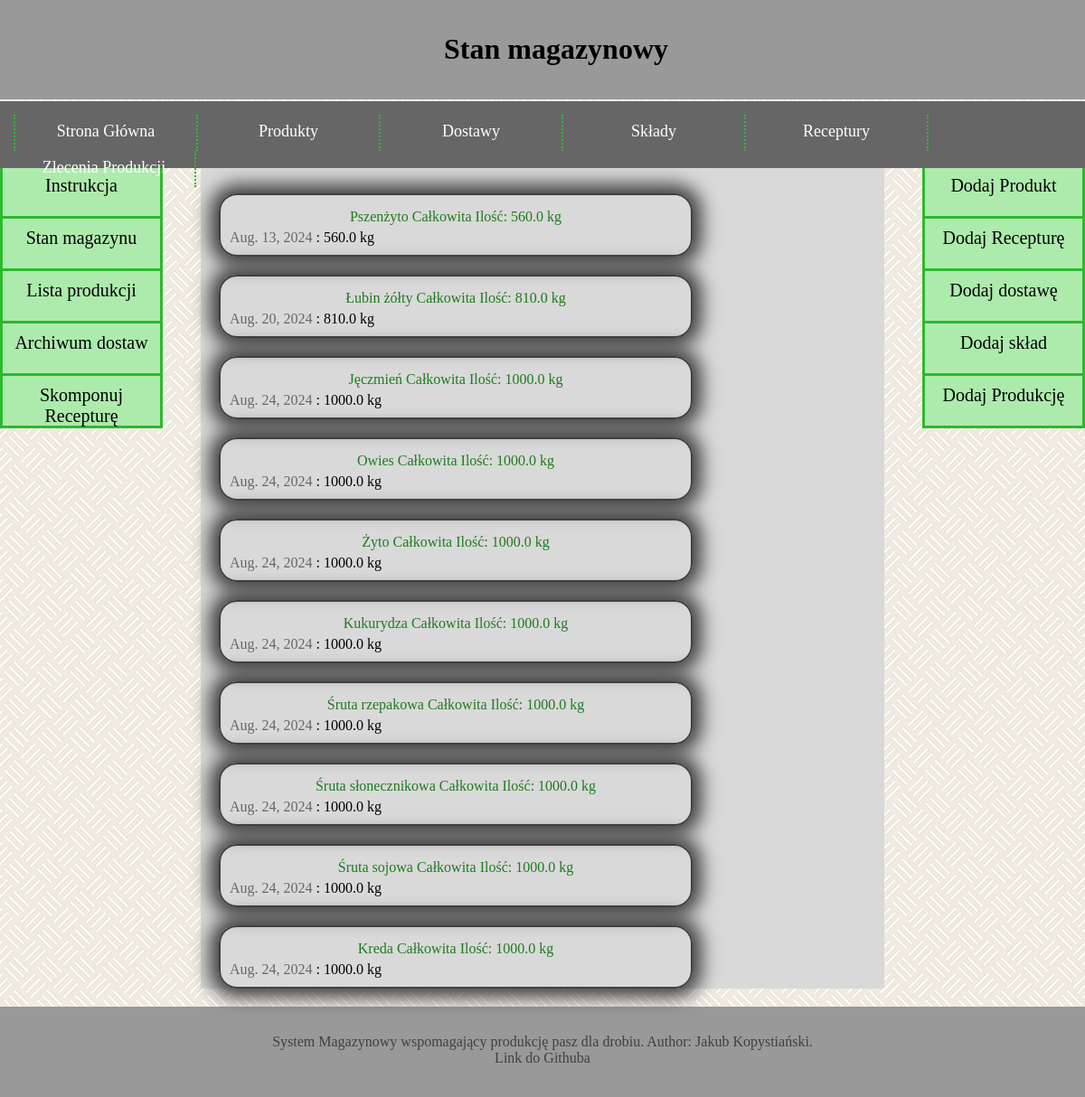
Page /warehouse/stan_magazynowy/ on the committed database.
### warehouse/models.py (models this page shows, shortened)
class Product(models.Model):
    product_name = models.CharField(max_length=1024)
    wilgotnosc = models.DecimalField(max_digits=3, decimal_places=1, default=12, validators=PERCENTAGE_VALIDATOR)
    energia_metaboliczna = models.FloatField()
    bialko_ogolne = models.DecimalField(max_digits=3, decimal_places=1, default=12, validators=PERCENTAGE_VALIDATOR)
    lizyna = models.FloatField()
    metionina = models.FloatField()
    cystyna = models.FloatField()
    treonina = models.FloatField()
    tryptofan = models.FloatField()
    arginina = models.FloatField()
    walina = models.FloatField()
    izoleucyna = models.FloatField()
    wapn = models.FloatField(default=0)
    fosfor_przyswajalny = models.FloatField()
    sod = models.FloatField()
    kwas_linolowy = models.FloatField()

class Delivery(models.Model):
    product = models.ForeignKey(Product, models.CASCADE)
    price = models.DecimalField(max_digits=19, decimal_places=4)
    date = models.DateField(default=timezone.now)
    initial_quantity = models.FloatField()
    used_quantity = models.FloatField()
    waste = models.FloatField()
    is_finished = models.BooleanField()

### warehouse/views.py (the view)
# urls.py: path("stan_magazynowy/", views.stan_magazynowy, name="stan magazynowy"),
def stan_magazynowy(request):
    latest_deliveries_list      = Delivery.objects.all()
    latest_products_list        = Product.objects.all()
    latest_compositions_list    = Composition.objects.all()
    latest_productions_list     = Production.objects.all()
    latest_recipes_list         = Recipe.objects.all()
    class del_prod():
        def __init__(self, product, quantity, desc):
            self.product = product
            self.quantity = quantity
            self.desc = desc
    dict = []
    for delivery in Delivery.objects.filter(is_finished = False):
        poz_il = delivery.initial_quantity - delivery.used_quantity - delivery.waste
        filtered = filter(lambda x: x.product==delivery.product, dict)
        try:
            obj = filtered.__next__()
            obj.quantity += poz_il
            obj.desc.append((delivery, poz_il))
        except StopIteration:
            dict.append(del_prod(product = delivery.product, quantity=poz_il, desc=[(delivery, poz_il)]))
    context = {
        "latest_deliveries_list": latest_deliveries_list,
        "latest_products_list": latest_products_list,
        "latest_compositions_list": latest_compositions_list,
        "latest_productions_list": latest_productions_list,
        "latest_recipes_list": latest_recipes_list,
        "dict" : dict,
    }
    return render(request, "warehouse/stan_magazynowy.html", context)

### warehouse/templates/warehouse/stan_magazynowy.html
{% extends "base.html" %}
{% block title %}Stan magazynowy{% endblock %}
{% block content %}
  {% for item in dict %}
    <div class="sm_prod">
        <div class="sm_legend">{{item.product.product_name}} Całkowita Ilość: {{item.quantity}} kg</div>
        {% for d,q in item.desc %}
            <a href="/warehouse/delivery/{{ d.id }}/"> {{d.date}} </a> : {{q}} kg<br>
        {% endfor %}
    </div>
  {% endfor %}
{% endblock %}

### warehouse/static/warehouse/style.css (style rules this page uses)
:root { --gray_1: #f2f2f2; --gray_2: #d9d9d9; --gray_3: #bfbfbf; --gray_4: #999999; --gray_5: #666666; --gray_6: #404040; --gray_7: #262626; --green_1: #ebfaeb; --green_2: #adebad; --green_3: #85e085; --green_4: #5cd65c; --green_5: #33cc33; --green_6: #2eb82e; --green_7: #248f24; --green_8: #1f7a1f; --green_9: #145214; --red_1: #ff8080; --red_2: #ff0000; }
body { background-image: url("tlo.png"); color: white; margin: 0; }
.sm_legend { color: var(--green_8); text-align: center; margin: 5px; }
.sm_prod > a { text-decoration: none; color: var(--gray_5); }
.sm_prod { border: 2px solid var(--gray_6); border-radius: 20px; box-shadow: 0 0 20px 10px var(--gray_6); width: 500px; margin: 20px 5px 20px 20px; padding: 10px; }

### rows in the picture
Product: product.product_name "Pszenżyto"
Delivery: date "Aug. 13, 2024", q "560.0"
Product: product.product_name "Łubin żółty"
Delivery: date "Aug. 20, 2024", q "810.0"
Product: product.product_name "Jęczmień"
Delivery: date "Aug. 24, 2024", initial_quantity "1000.0"
Product: product.product_name "Owies"
Delivery: date "Aug. 24, 2024", initial_quantity "1000.0"
Product: product.product_name "Żyto"
Delivery: date "Aug. 24, 2024", initial_quantity "1000.0"
Product: product.product_name "Kukurydza"
Delivery: date "Aug. 24, 2024", initial_quantity "1000.0"
Product: product.product_name "Śruta rzepakowa"
Delivery: date "Aug. 24, 2024", initial_quantity "1000.0"
Product: product.product_name "Śruta słonecznikowa"
Delivery: date "Aug. 24, 2024", initial_quantity "1000.0"
Product: product.product_name "Śruta sojowa"
Delivery: date "Aug. 24, 2024", initial_quantity "1000.0"
Product: product.product_name "Kreda"
Delivery: date "Aug. 24, 2024", initial_quantity "1000.0"

### other values in the picture
{{ item.quantity }} "560.0" "810.0" "1000.0" "1000.0" "1000.0" "1000.0" "1000.0" "1000.0" "1000.0" "1000.0"
